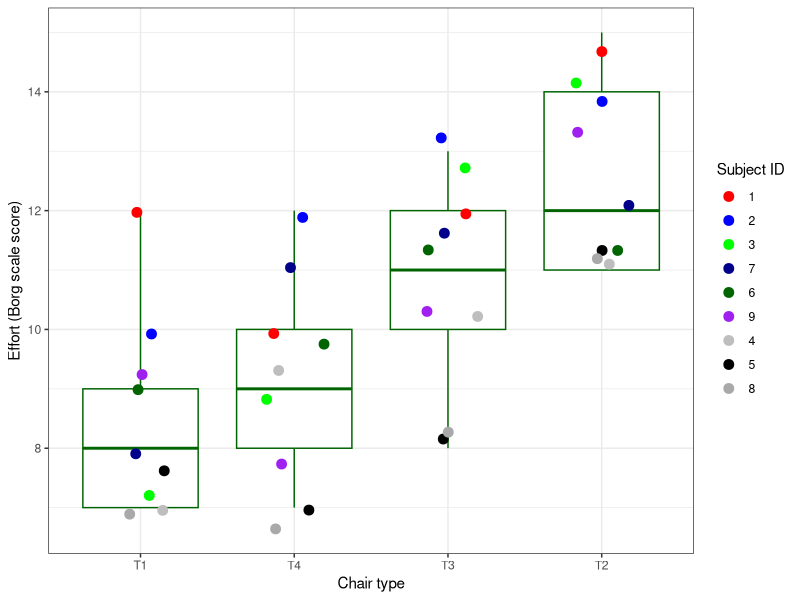
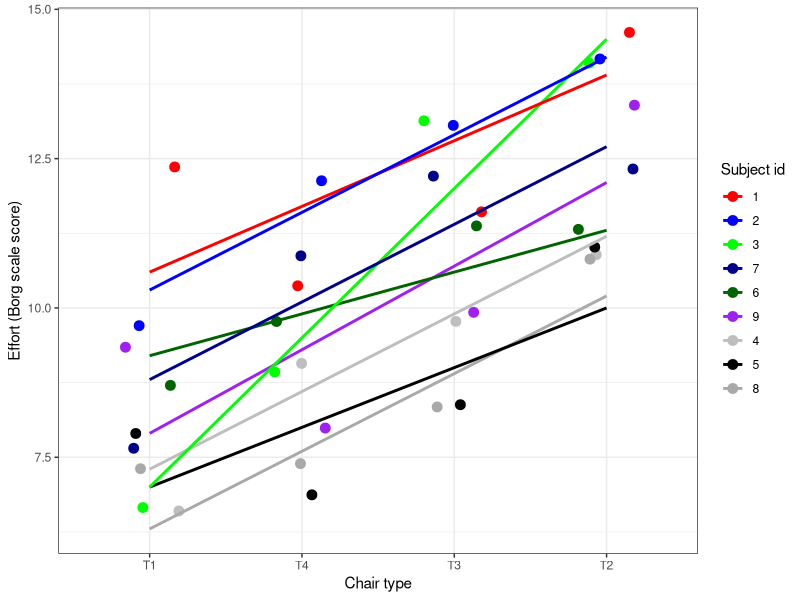
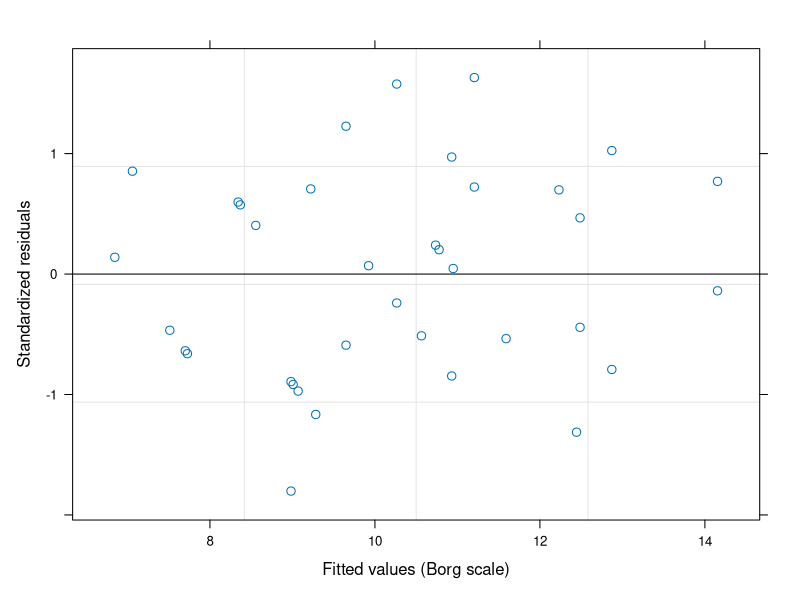

Here is the R script that generated these plots, in order:
library(tidyverse)
library(nlme)

set.seed(123)

ergoStool %>% as_tibble()

plot_ergo <- ergoStool %>%
  ggplot(aes(x = reorder(Type, effort), y = effort)) +
  geom_boxplot(colour = "darkgreen", outlier.shape = NA) +
  geom_jitter(aes(colour = reorder(Subject, -effort)), 
              width = 0.2, size = 3) +
  scale_color_manual(
    values = c(
      "red","blue", 
      "green", "darkblue", 
      "darkgreen", "purple", 
      "grey", "black", "darkgrey"),
  ) +
  ylab("Effort (Borg scale score)") +
  xlab("Chair type") +
  guides(colour=guide_legend(title = "Subject ID")) +
  theme_bw()

plot_ergo

ergo_model <- lme(
  data = ergoStool,
  fixed = effort ~ Type,
  random = ~1 | Subject
)

plot_ergo_slopes <- ergoStool %>%
  ggplot(aes(x = reorder(Type, effort), y = effort)) + 
  geom_jitter(aes(colour = reorder(Subject, -effort)), 
              width = 0.2, size = 3) +
  geom_smooth(aes(group = Subject, colour = Subject), method = lm, se = FALSE) +
  scale_colour_manual(
    values = c(
      "red","blue", 
      "green", "darkblue", 
      "darkgreen", "purple", 
      "grey", "black", "darkgrey")
  ) + 
  ylab("Effort (Borg scale score)") +
  xlab("Chair type") + 
  guides(colour=guide_legend(title="Subject id")) +
  theme_bw()

plot_ergo_slopes

result <- ergo_model %>% summary()
result$tTable %>% as.data.frame() %>% knitr::kable()
plot(ergo_model)

library(ggsignif)

p_values <- result$tTable %>% as.data.frame()
annotation_df <- data.frame(Type=c("T1", "T2"), 
                            start=c("T1", "T1"), 
                            end=c("T2", "T3"),
                            y=c(16, 14),
                            label=
                              paste("p-value:",
                                    c(
                                      formatC(
                                        p_values$`p-value`[2], digits = 3),
                                      formatC(
                                        p_values$`p-value`[3], digits = 3)
                                    )
                              )
)
str(annotation_df)

set.seed(123)
ergoStool %>%
  ggplot(aes(x = reorder(Type, effort), 
             y = effort)) + 
  geom_boxplot(colour = "darkgreen", 
               outlier.shape = NA) + 
  geom_jitter(aes(
    colour = reorder(Subject, -effort)), 
    width = 0.2, 
    size = 3) +
  scale_colour_manual(
    values = c(
      "red", "blue","green", 
      "darkblue", "darkgreen", 
      "purple", "grey", "black", 
      "darkgrey")) +
  ylab("Effort (Borg scale score)") +
  xlab("Chair type") + 
  guides(colour=guide_legend(title="Subject id")) +
  ylim(c(6,20)) +
  geom_signif(
    data =annotation_df,
    aes(xmin=start,
        xmax=end,
        annotations=label,
        y_position=y),
    textsize = 5, vjust = -0.2, manual = TRUE) +
  theme_bw() -> plot_ergo
  
